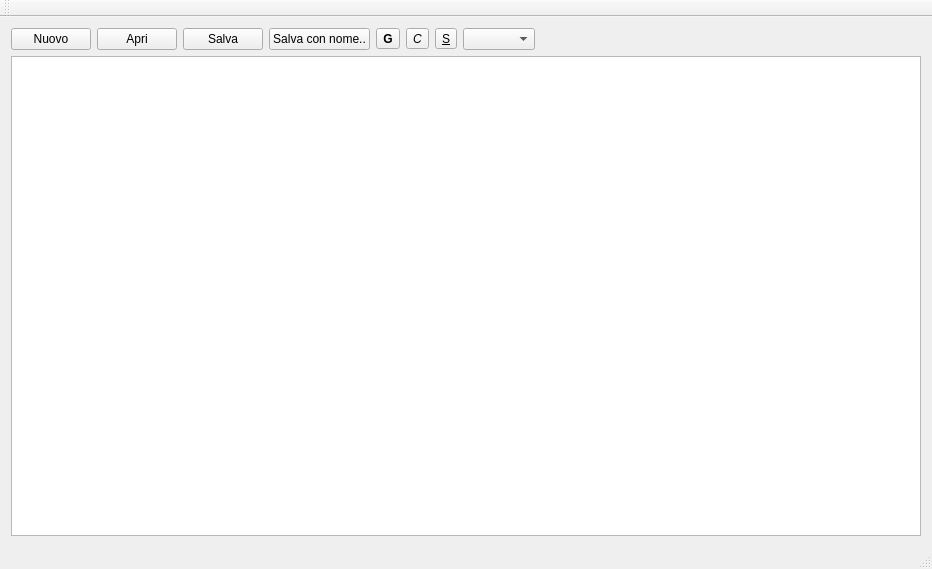
<?xml version="1.0" encoding="UTF-8"?>
<ui version="4.0">
 <class>MainWindow</class>
 <widget class="QMainWindow" name="MainWindow">
  <property name="geometry">
   <rect>
    <x>0</x>
    <y>0</y>
    <width>932</width>
    <height>569</height>
   </rect>
  </property>
  <property name="windowTitle">
   <string>MainWindow</string>
  </property>
  <widget class="QWidget" name="centralWidget">
   <layout class="QVBoxLayout" name="verticalLayout">
    <item>
     <layout class="QHBoxLayout" name="horizontalLayout">
      <item>
       <layout class="QHBoxLayout" name="horizontalLayout_2">
        <item>
         <widget class="QPushButton" name="Nuovo">
          <property name="sizePolicy">
           <sizepolicy hsizetype="Maximum" vsizetype="Preferred">
            <horstretch>0</horstretch>
            <verstretch>0</verstretch>
           </sizepolicy>
          </property>
          <property name="text">
           <string>Nuovo</string>
          </property>
         </widget>
        </item>
        <item>
         <widget class="QPushButton" name="Apri">
          <property name="sizePolicy">
           <sizepolicy hsizetype="Maximum" vsizetype="Fixed">
            <horstretch>0</horstretch>
            <verstretch>0</verstretch>
           </sizepolicy>
          </property>
          <property name="text">
           <string>Apri</string>
          </property>
         </widget>
        </item>
        <item>
         <widget class="QPushButton" name="Salva">
          <property name="sizePolicy">
           <sizepolicy hsizetype="Maximum" vsizetype="Fixed">
            <horstretch>0</horstretch>
            <verstretch>0</verstretch>
           </sizepolicy>
          </property>
          <property name="text">
           <string>Salva</string>
          </property>
         </widget>
        </item>
        <item>
         <widget class="QPushButton" name="Salva_con_nome">
          <property name="sizePolicy">
           <sizepolicy hsizetype="Maximum" vsizetype="Fixed">
            <horstretch>0</horstretch>
            <verstretch>0</verstretch>
           </sizepolicy>
          </property>
          <property name="text">
           <string>Salva con nome..</string>
          </property>
         </widget>
        </item>
       </layout>
      </item>
      <item>
       <layout class="QHBoxLayout" name="horizontalLayout_3">
        <property name="sizeConstraint">
         <enum>QLayout::SetDefaultConstraint</enum>
        </property>
        <item>
         <widget class="QToolButton" name="Bold">
          <property name="sizePolicy">
           <sizepolicy hsizetype="Maximum" vsizetype="Fixed">
            <horstretch>0</horstretch>
            <verstretch>0</verstretch>
           </sizepolicy>
          </property>
          <property name="font">
           <font>
            <weight>75</weight>
            <bold>true</bold>
           </font>
          </property>
          <property name="text">
           <string>G</string>
          </property>
          <property name="checkable">
           <bool>true</bool>
          </property>
         </widget>
        </item>
        <item>
         <widget class="QToolButton" name="Italic">
          <property name="sizePolicy">
           <sizepolicy hsizetype="Maximum" vsizetype="Fixed">
            <horstretch>0</horstretch>
            <verstretch>0</verstretch>
           </sizepolicy>
          </property>
          <property name="font">
           <font>
            <italic>true</italic>
           </font>
          </property>
          <property name="text">
           <string>C</string>
          </property>
          <property name="checkable">
           <bool>true</bool>
          </property>
         </widget>
        </item>
        <item>
         <widget class="QToolButton" name="Underline">
          <property name="sizePolicy">
           <sizepolicy hsizetype="Maximum" vsizetype="Fixed">
            <horstretch>0</horstretch>
            <verstretch>0</verstretch>
           </sizepolicy>
          </property>
          <property name="font">
           <font>
            <underline>true</underline>
           </font>
          </property>
          <property name="text">
           <string>S</string>
          </property>
          <property name="checkable">
           <bool>true</bool>
          </property>
         </widget>
        </item>
       </layout>
      </item>
      <item alignment="Qt::AlignLeft">
       <widget class="QComboBox" name="Dimensione">
        <property name="sizePolicy">
         <sizepolicy hsizetype="Maximum" vsizetype="Fixed">
          <horstretch>0</horstretch>
          <verstretch>0</verstretch>
         </sizepolicy>
        </property>
        <property name="editable">
         <bool>false</bool>
        </property>
        <property name="currentIndex">
         <number>-1</number>
        </property>
       </widget>
      </item>
     </layout>
    </item>
    <item>
     <widget class="QTextEdit" name="textEdit">
      <property name="enabled">
       <bool>true</bool>
      </property>
      <property name="font">
       <font>
        <pointsize>12</pointsize>
       </font>
      </property>
     </widget>
    </item>
   </layout>
  </widget>
  <widget class="QToolBar" name="mainToolBar">
   <attribute name="toolBarArea">
    <enum>TopToolBarArea</enum>
   </attribute>
   <attribute name="toolBarBreak">
    <bool>false</bool>
   </attribute>
  </widget>
  <widget class="QStatusBar" name="statusBar"/>
 </widget>
 <layoutdefault spacing="6" margin="11"/>
 <resources/>
 <connections/>
</ui>
